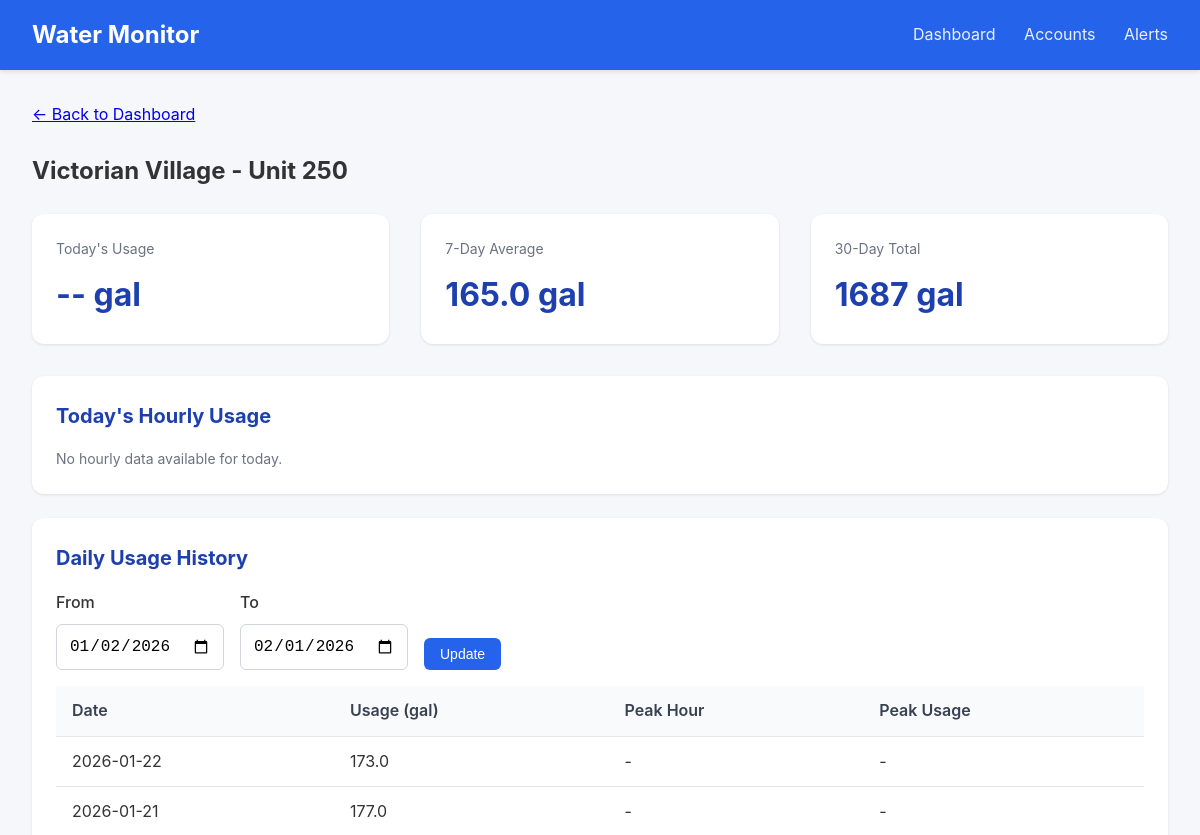
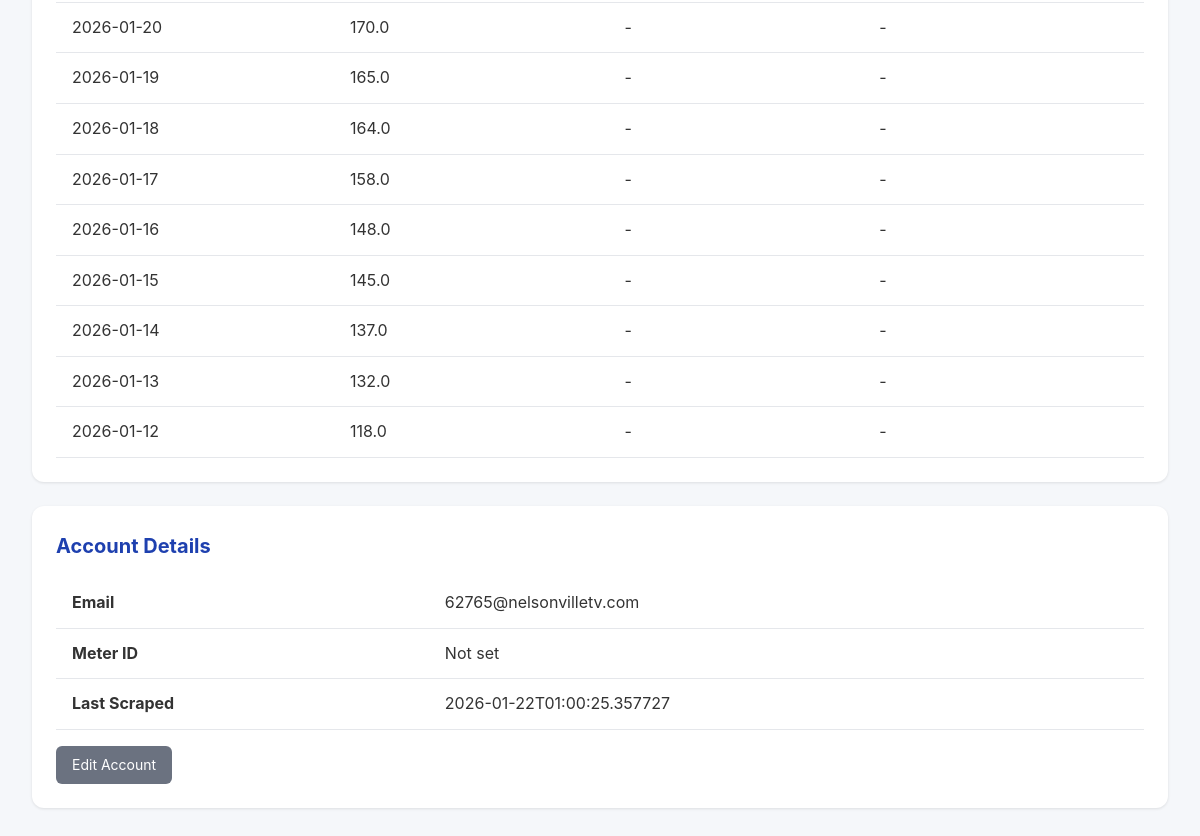
/meter/1, run on an earlier commit of the app's database (2 pictures, top to bottom).
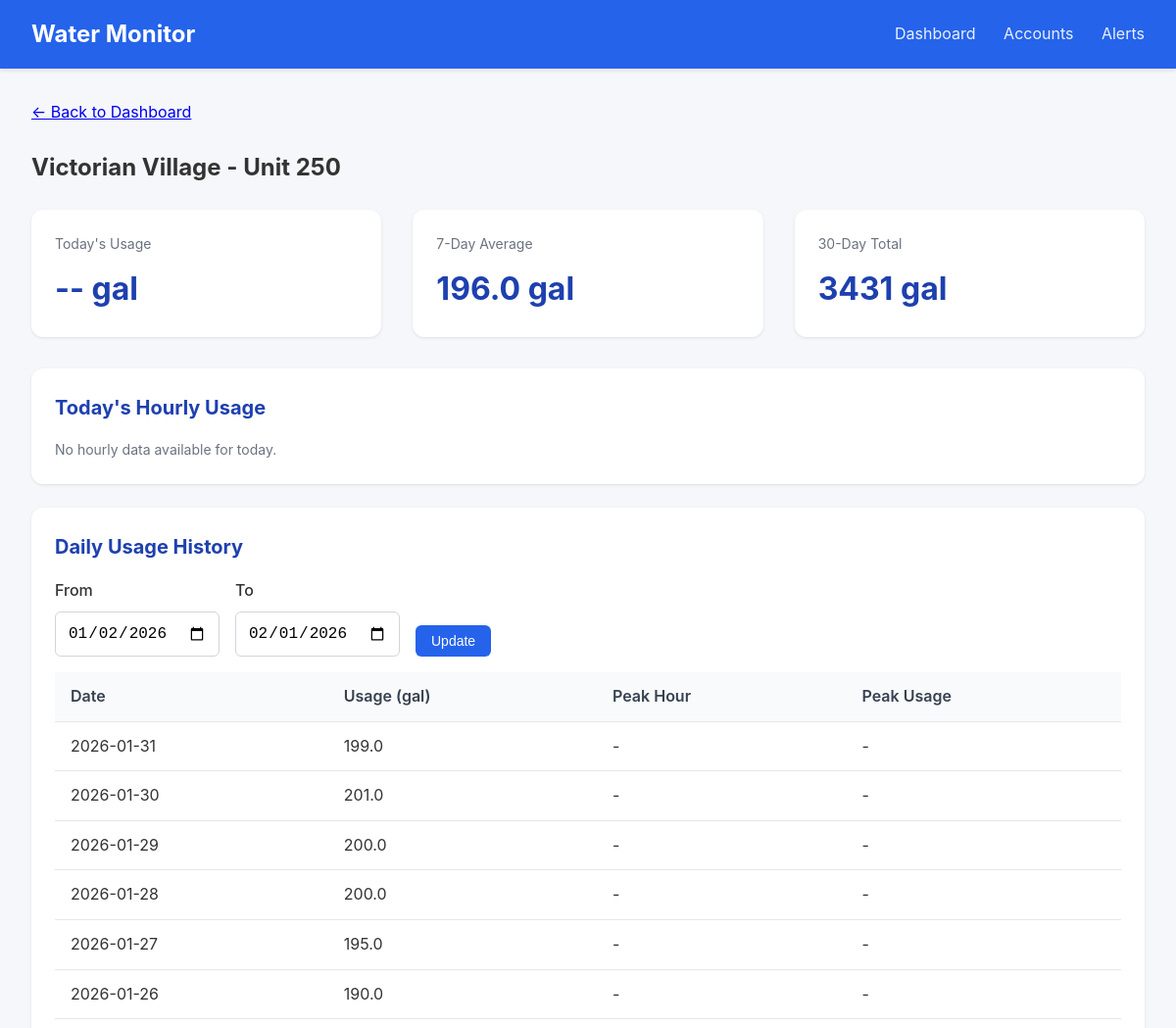
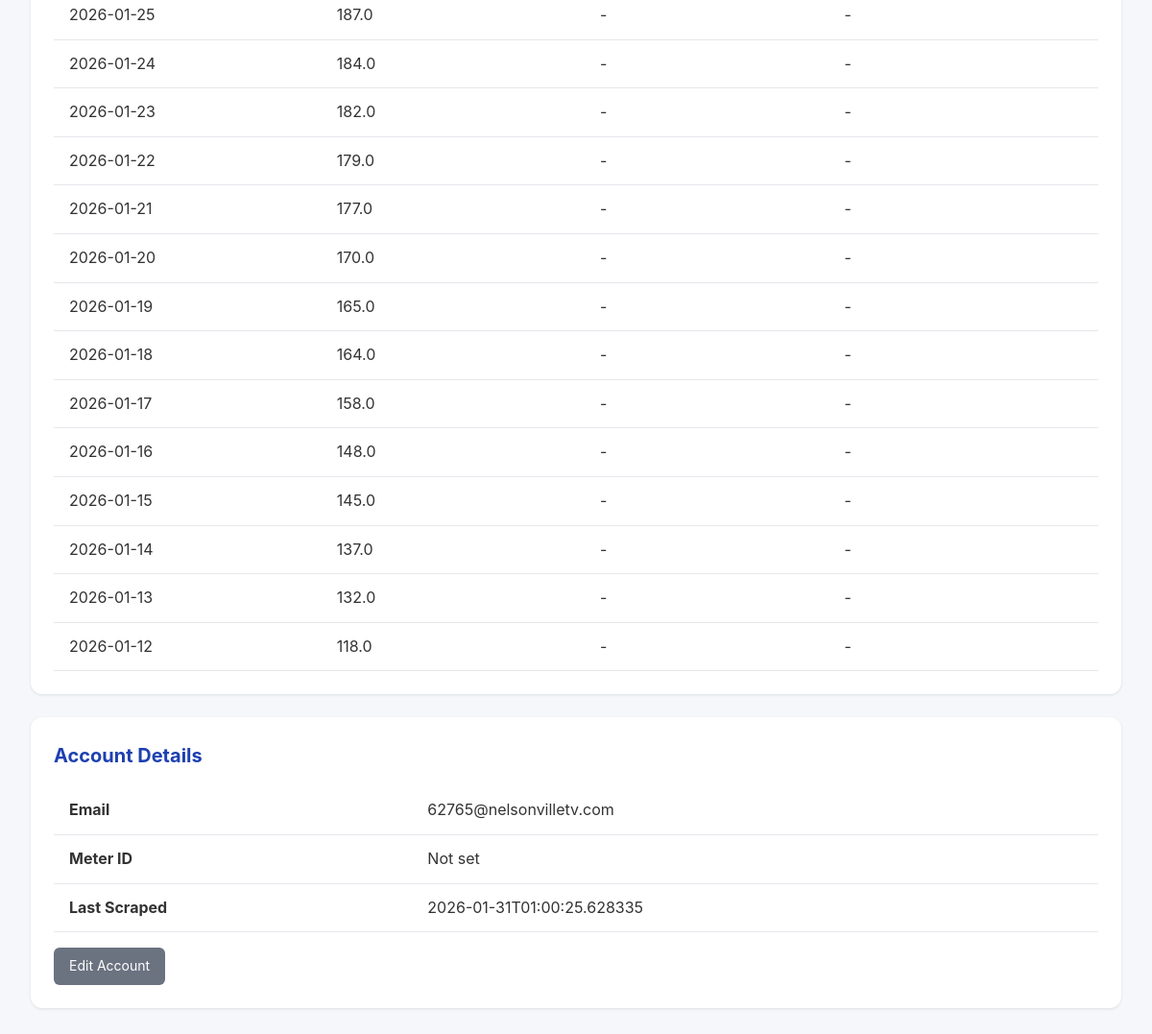
And on a later commit of the database (2 pictures, top to bottom).
### tables this page shows
CREATE TABLE accounts (
                id INTEGER PRIMARY KEY AUTOINCREMENT,
                email TEXT UNIQUE NOT NULL,
                password_encrypted TEXT NOT NULL,
                meter_id TEXT,
                account_number TEXT,
                address TEXT,
                building_name TEXT,
                unit_number TEXT,
                is_active INTEGER DEFAULT 1,
                last_scraped TIMESTAMP,
                created_at TIMESTAMP DEFAULT CURRENT_TIMESTAMP
            , avg_12mo REAL, monthly_usage REAL, unit_count INTEGER DEFAULT 1, leak_alerts INTEGER DEFAULT 1, min_overage_pct INTEGER DEFAULT 10);

CREATE TABLE daily_summaries (
                id INTEGER PRIMARY KEY AUTOINCREMENT,
                account_id INTEGER NOT NULL,
                reading_date DATE NOT NULL,
                total_usage_gallons REAL,
                peak_hour INTEGER,
                peak_usage_gallons REAL,
                created_at TIMESTAMP DEFAULT CURRENT_TIMESTAMP,
                FOREIGN KEY (account_id) REFERENCES accounts(id),
                UNIQUE(account_id, reading_date)
            );

### app.py (the view)
@app.route('/meter/<int:account_id>')
def meter_detail(account_id):
    account = db.get_account(account_id)
    if not account:
        flash('Meter not found', 'error')
        return redirect(url_for('dashboard'))
    end_date = date.today()
    start_date = end_date - timedelta(days=30)
    if request.args.get('start_date'):
        start_date = datetime.strptime(request.args.get('start_date'), '%Y-%m-%d').date()
    if request.args.get('end_date'):
        end_date = datetime.strptime(request.args.get('end_date'), '%Y-%m-%d').date()
    daily_data = db.get_daily_summaries(account_id, start_date, end_date)
    hourly_data = db.get_hourly_readings(account_id, date.today())
    return render_template('meter_detail.html',
                           account=account,
                           daily_data=daily_data,
                           hourly_data=hourly_data,
                           start_date=start_date,
                           end_date=end_date)

### database.py (called while the page is built)
@contextmanager
def get_db():
    conn = sqlite3.connect(config.DATABASE_PATH)
    conn.row_factory = sqlite3.Row
    try:
        yield conn
        conn.commit()
    finally:
        conn.close()

def get_account(account_id: int) -> Optional[dict]:
    with get_db() as conn:
        cursor = conn.cursor()
        cursor.execute('SELECT * FROM accounts WHERE id = ?', (account_id,))
        row = cursor.fetchone()
        if row:
            return dict(row)
    return None

def get_hourly_readings(account_id: int, reading_date: date) -> list:
    with get_db() as conn:
        cursor = conn.cursor()
        cursor.execute('''
            SELECT * FROM hourly_readings
            WHERE account_id = ? AND reading_date = ?
            ORDER BY hour
        ''', (account_id, reading_date))
        return [dict(row) for row in cursor.fetchall()]

def get_daily_summaries(account_id: int, start_date: date = None, end_date: date = None) -> list:
    with get_db() as conn:
        cursor = conn.cursor()
        query = 'SELECT * FROM daily_summaries WHERE account_id = ?'
        params = [account_id]
        if start_date:
            query += ' AND reading_date >= ?'
            params.append(start_date)
        if end_date:
            query += ' AND reading_date <= ?'
            params.append(end_date)
        query += ' ORDER BY reading_date DESC'
        cursor.execute(query, params)
        return [dict(row) for row in cursor.fetchall()]

### templates/meter_detail.html (shortened to what this page needs)
{% extends "base.html" %}
{% block content %}
<div style="margin-bottom: 1.5rem;">
    <a href="{{ url_for('dashboard') }}">&larr; Back to Dashboard</a>
</div>
<h2 style="margin-bottom: 1.5rem;">
    {{ account.building_name or 'Unknown Building' }} - Unit {{ account.unit_number or 'N/A' }}
</h2>
<div class="stats">
    <div class="stat-card">
        <div class="label">Today's Usage</div>
        <div class="value">
            {% if daily_data and daily_data[0].reading_date == today %}
                {{ "%.1f"|format(daily_data[0].total_usage_gallons or 0) }} gal
            {% else %}
                -- gal
            {% endif %}
        </div>
    </div>
    <div class="stat-card">
        <div class="label">7-Day Average</div>
        <div class="value">
            {% set week_total = daily_data[:7]|sum(attribute='total_usage_gallons') %}
            {{ "%.1f"|format(week_total / 7) if daily_data else '--' }} gal
        </div>
    </div>
    <div class="stat-card">
        <div class="label">30-Day Total</div>
        <div class="value">
            {% set month_total = daily_data|sum(attribute='total_usage_gallons') %}
            {{ "%.0f"|format(month_total) if daily_data else '--' }} gal
        </div>
    </div>
</div>
<div class="card">
    <h2>Today's Hourly Usage</h2>
    {% if hourly_data %}
    <div style="display: flex; align-items: flex-end; height: 200px; gap: 4px; padding: 1rem 0;">
        {% set max_hourly = hourly_data|map(attribute='usage_gallons')|max or 1 %}
        {% for hour in hourly_data %}
        <div style="flex: 1; display: flex; flex-direction: column; align-items: center;">
            <div style="background: #2563eb; width: 100%;
                        height: {{ (hour.usage_gallons or 0) / max_hourly * 150 }}px;
                        border-radius: 4px 4px 0 0;"></div>
            <div style="font-size: 0.7rem; color: #6b7280; margin-top: 4px;">{{ hour.hour }}</div>
        </div>
        {% endfor %}
    </div>
    <p class="text-muted">Hours (0-23)</p>
    {% else %}
    <p class="text-muted">No hourly data available for today.</p>
    {% endif %}
</div>
<div class="card">
    <h2>Daily Usage History</h2>
    <form method="GET" style="display: flex; gap: 1rem; margin-bottom: 1rem;">
        <div class="form-group" style="margin-bottom: 0;">
            <label for="start_date">From</label>
            <input type="date" id="start_date" name="start_date" value="{{ start_date }}">
        </div>
        <div class="form-group" style="margin-bottom: 0;">
            <label for="end_date">To</label>
            <input type="date" id="end_date" name="end_date" value="{{ end_date }}">
        </div>
        <div class="form-group" style="margin-bottom: 0; display: flex; align-items: flex-end;">
            <button type="submit" class="btn btn-primary">Update</button>
        </div>
    </form>
    {% if daily_data %}
    <table>
        <thead>
            <tr>
                <th>Date</th>
                <th>Usage (gal)</th>
                <th>Peak Hour</th>
                <th>Peak Usage</th>
            </tr>
        </thead>
        <tbody>
            {% for day in daily_data %}
            <tr>
                <td>{{ day.reading_date }}</td>
                <td>{{ "%.1f"|format(day.total_usage_gallons or 0) }}</td>
                <td>{{ day.peak_hour if day.peak_hour is not none else '-' }}{% if day.peak_hour is not none %}:00{% endif %}</td>
                <td>{{ "%.1f"|format(day.peak_usage_gallons or 0) if day.peak_usage_gallons else '-' }}</td>
            </tr>
            {% endfor %}
        </tbody>
    </table>
    {% else %}
    <p class="text-muted">No usage data available for this period.</p>
    {% endif %}
</div>
<div class="card">
    <h2>Account Details</h2>
    <table>
        <tr><td><strong>Email</strong></td><td>{{ account.email }}</td></tr>
        <tr><td><strong>Meter ID</strong></td><td>{{ account.meter_id or 'Not set' }}</td></tr>
        <tr><td><strong>Last Scraped</strong></td><td>{{ account.last_scraped or 'Never' }}</td></tr>
    </table>
    <div class="mt-4">
        <a href="{{ url_for('edit_account', account_id=account.id) }}" class="btn btn-secondary">Edit Account</a>
    </div>
</div>
{% endblock %}

### templates/base.html (shortened to what this page needs)
<!DOCTYPE html>
<html lang="en">
<head>
</head>
<body>
    <div class="navbar">
        <h1>Water Monitor</h1>
        <nav>
            <a href="{{ url_for('dashboard') }}">Dashboard</a>
            <a href="{{ url_for('accounts_list') }}">Accounts</a>
            <a href="{{ url_for('alerts_list') }}">Alerts</a>
        </nav>
    </div>
    <div class="container">
        {% block content %}{% endblock %}
    </div>
</body>
</html>

### templates/base.html (style rules this page uses)
* { box-sizing: border-box; margin: 0; padding: 0; }
body { font-family: -apple-system, BlinkMacSystemFont, 'Segoe UI', Roboto, Oxygen, Ubuntu, sans-serif; background: #f5f7fa; color: #333; line-height: 1.6; }
.navbar { background: #2563eb; color: white; padding: 1rem 2rem; display: flex; justify-content: space-between; align-items: center; box-shadow: 0 2px 4px rgba(0,0,0,0.1); }
.navbar h1 { font-size: 1.5rem; }
.navbar nav a { color: white; text-decoration: none; margin-left: 1.5rem; opacity: 0.9; }
.container { max-width: 1400px; margin: 0 auto; padding: 2rem; }
.card { background: white; border-radius: 12px; box-shadow: 0 1px 3px rgba(0,0,0,0.1); padding: 1.5rem; margin-bottom: 1.5rem; }
.card h2 { margin-bottom: 1rem; color: #1e40af; font-size: 1.25rem; }
.stats { display: flex; gap: 2rem; margin-bottom: 2rem; }
.stat-card { background: white; border-radius: 12px; padding: 1.5rem; box-shadow: 0 1px 3px rgba(0,0,0,0.1); flex: 1; }
.stat-card .label { color: #6b7280; font-size: 0.875rem; margin-bottom: 0.5rem; }
.stat-card .value { font-size: 2rem; font-weight: 700; color: #1e40af; }
table { width: 100%; border-collapse: collapse; }
th, td { padding: 0.75rem 1rem; text-align: left; border-bottom: 1px solid #e5e7eb; }
th { background: #f9fafb; font-weight: 600; color: #374151; }
.btn { display: inline-block; padding: 0.5rem 1rem; border-radius: 6px; text-decoration: none; font-size: 0.875rem; cursor: pointer; border: none; }
.btn-primary { background: #2563eb; color: white; }
.btn-secondary { background: #6b7280; color: white; }
.form-group { margin-bottom: 1rem; }
.form-group label { display: block; margin-bottom: 0.5rem; font-weight: 500; }
.form-group input, .form-group select { width: 100%; padding: 0.75rem; border: 1px solid #d1d5db; border-radius: 6px; font-size: 1rem; }
.text-muted { color: #6b7280; font-size: 0.875rem; }
.mt-4 { margin-top: 1rem; }

What changed in the data, as far as the page shows it:
removed daily_summaries: reading_date "2026-01-22", total_usage_gallons "173.0", peak_hour "-", peak_usage_gallons "-"
changed accounts "Victorian Village": last_scraped "2026-01-22T01:00:25.357727" → "2026-01-31T01:00:25.628335"
added daily_summaries: reading_date "2026-01-31", total_usage_gallons "199.0", peak_hour "-", peak_usage_gallons "-"
added daily_summaries: reading_date "2026-01-30", total_usage_gallons "201.0", peak_hour "-", peak_usage_gallons "-"
added daily_summaries: reading_date "2026-01-29", total_usage_gallons "200.0", peak_hour "-", peak_usage_gallons "-"
added daily_summaries: reading_date "2026-01-28", total_usage_gallons "200.0", peak_hour "-", peak_usage_gallons "-"
added daily_summaries: reading_date "2026-01-27", total_usage_gallons "195.0", peak_hour "-", peak_usage_gallons "-"
added daily_summaries: reading_date "2026-01-26", total_usage_gallons "190.0", peak_hour "-", peak_usage_gallons "-"
added daily_summaries: reading_date "2026-01-25", total_usage_gallons "187.0", peak_hour "-", peak_usage_gallons "-"
added daily_summaries: reading_date "2026-01-24", total_usage_gallons "184.0", peak_hour "-", peak_usage_gallons "-"
added daily_summaries: reading_date "2026-01-23", total_usage_gallons "182.0", peak_hour "-", peak_usage_gallons "-"
added daily_summaries: reading_date "2026-01-22", total_usage_gallons "179.0", peak_hour "-", peak_usage_gallons "-"
Also different on the page:
{{ "%.1f"|format(week_total / 7) if daily_data else '--' }}: "165.0" → "196.0"
{{ "%.0f"|format(month_total) if daily_data else '--' }}: "1687" → "3431"
